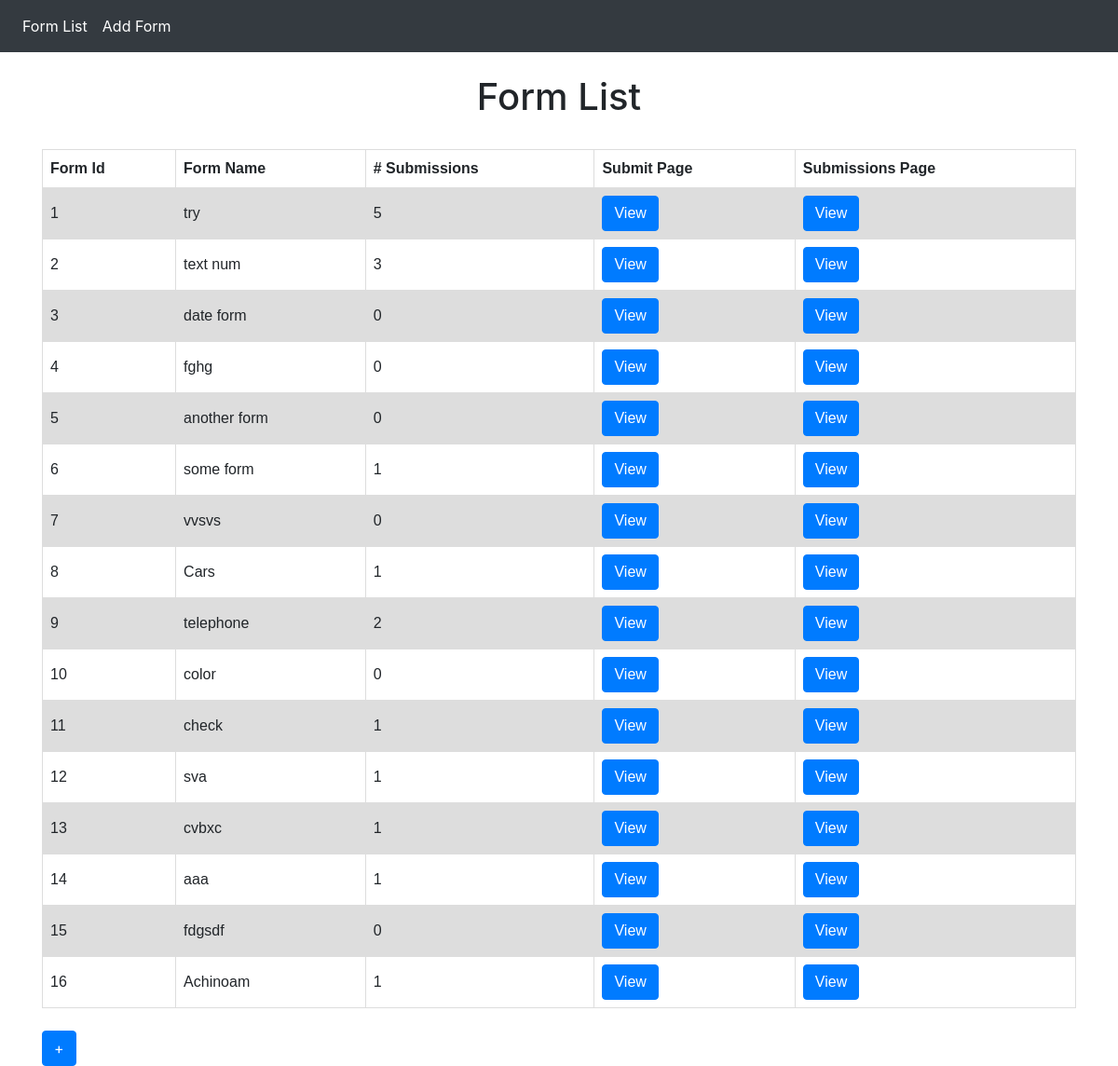
/form_builder/, run on an earlier commit of the app's database.
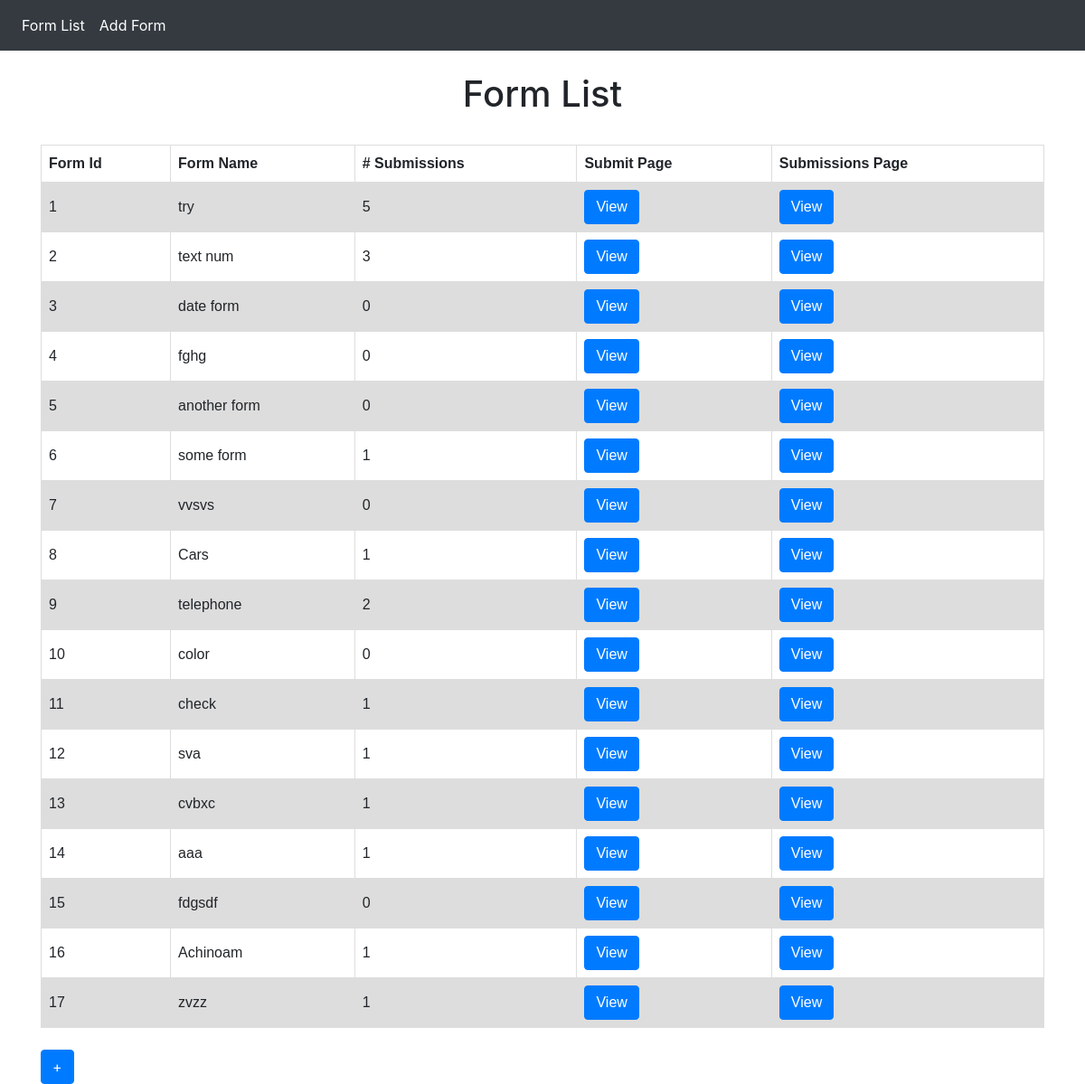
And on a later commit of the database.
### form_creator/models.py (models this page shows, shortened)
class UserForm(models.Model):
	name = models.CharField(max_length=50)
	submissions_counter = models.PositiveSmallIntegerField(default=0)

### form_creator/views.py (the view)
# urls.py: path('', views.FormListView.as_view(), name='form_list'),
class FormListView(ListView):
	context_object_name = 'form_list'
	queryset = UserForm.objects.all()
	template_name = 'form_list.html'

### form_creator/templates/form_list.html (shortened to what this page needs)
{% extends 'base.html' %}
{% block content %}
	<br>
	<h1 align="center">Form List</h1>
	<br>
	<table>
			{% if form_list %}
				<tr>
					<th>Form Id</th>
					<th>Form Name</th>
					<th># Submissions</th>
					<th>Submit Page</th>
					<th>Submissions Page</th>
				</tr>
				{% for each in form_list  %}
				<tr>
					<td></td>
					<td>{{ each.name }}</td>
					<td>{{ each.submissions_counter }}</td>
					<td>
						<a href="{% url 'form_submit' form_id=each.pk %}"
						class="btn btn-primary">
						 View</a>
					</td>
					<td>
						<a href="{% url 'form_submissions' form_id=each.pk %}"
						class="btn btn-primary">
							View</a>
					</td>
				</tr>
				{% endfor %}
			{% else %}
				<h5>There are no forms yet...</h5>
			{% endif %}
	</table>
	<br>
	<a href="{% url 'form_create' %}" class="btn btn-primary">+</a>
{% endblock content %}

What changed in the data, as far as the page shows it:
added UserForm: name "zvzz", submissions_counter "1"
